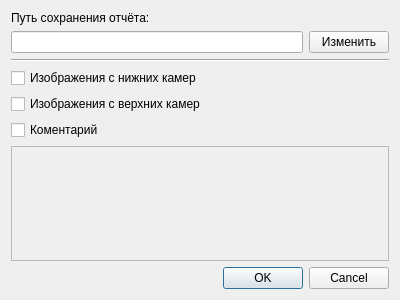
<?xml version="1.0" encoding="UTF-8"?>
<ui version="4.0">
 <class>ReportDialog</class>
 <widget class="QDialog" name="ReportDialog">
  <property name="geometry">
   <rect>
    <x>0</x>
    <y>0</y>
    <width>400</width>
    <height>300</height>
   </rect>
  </property>
  <property name="windowTitle">
   <string>Создание отчёта</string>
  </property>
  <property name="modal">
   <bool>true</bool>
  </property>
  <layout class="QVBoxLayout" name="verticalLayout">
   <item>
    <widget class="QLabel" name="label">
     <property name="text">
      <string>Путь сохранения отчёта:</string>
     </property>
    </widget>
   </item>
   <item>
    <widget class="QWidget" name="widget" native="true">
     <layout class="QHBoxLayout" name="horizontalLayout">
      <property name="spacing">
       <number>6</number>
      </property>
      <property name="leftMargin">
       <number>0</number>
      </property>
      <property name="topMargin">
       <number>0</number>
      </property>
      <property name="rightMargin">
       <number>0</number>
      </property>
      <property name="bottomMargin">
       <number>0</number>
      </property>
      <item>
       <widget class="QLineEdit" name="lineEditReportSavePath"/>
      </item>
      <item>
       <widget class="QPushButton" name="pushButtonChangeReportSavePath">
        <property name="text">
         <string>Изменить</string>
        </property>
       </widget>
      </item>
     </layout>
    </widget>
   </item>
   <item>
    <widget class="Line" name="line">
     <property name="orientation">
      <enum>Qt::Horizontal</enum>
     </property>
    </widget>
   </item>
   <item>
    <widget class="QCheckBox" name="checkBoxUpImages">
     <property name="text">
      <string>Изображения с нижних камер</string>
     </property>
    </widget>
   </item>
   <item>
    <widget class="QCheckBox" name="checkBoxDownImage">
     <property name="text">
      <string>Изображения с верхних камер</string>
     </property>
    </widget>
   </item>
   <item>
    <widget class="QCheckBox" name="checkBoxMessage">
     <property name="text">
      <string>Коментарий</string>
     </property>
    </widget>
   </item>
   <item>
    <widget class="QTextEdit" name="textEdit">
     <property name="enabled">
      <bool>false</bool>
     </property>
    </widget>
   </item>
   <item>
    <widget class="QDialogButtonBox" name="buttonBox">
     <property name="orientation">
      <enum>Qt::Horizontal</enum>
     </property>
     <property name="standardButtons">
      <set>QDialogButtonBox::Cancel|QDialogButtonBox::Ok</set>
     </property>
    </widget>
   </item>
  </layout>
 </widget>
 <resources/>
 <connections>
  <connection>
   <sender>buttonBox</sender>
   <signal>accepted()</signal>
   <receiver>ReportDialog</receiver>
   <slot>accept()</slot>
   <hints>
    <hint type="sourcelabel">
     <x>227</x>
     <y>284</y>
    </hint>
    <hint type="destinationlabel">
     <x>157</x>
     <y>274</y>
    </hint>
   </hints>
  </connection>
  <connection>
   <sender>buttonBox</sender>
   <signal>rejected()</signal>
   <receiver>ReportDialog</receiver>
   <slot>reject()</slot>
   <hints>
    <hint type="sourcelabel">
     <x>295</x>
     <y>290</y>
    </hint>
    <hint type="destinationlabel">
     <x>286</x>
     <y>274</y>
    </hint>
   </hints>
  </connection>
  <connection>
   <sender>checkBoxMessage</sender>
   <signal>clicked(bool)</signal>
   <receiver>textEdit</receiver>
   <slot>setEnabled(bool)</slot>
   <hints>
    <hint type="sourcelabel">
     <x>39</x>
     <y>123</y>
    </hint>
    <hint type="destinationlabel">
     <x>50</x>
     <y>163</y>
    </hint>
   </hints>
  </connection>
 </connections>
</ui>
